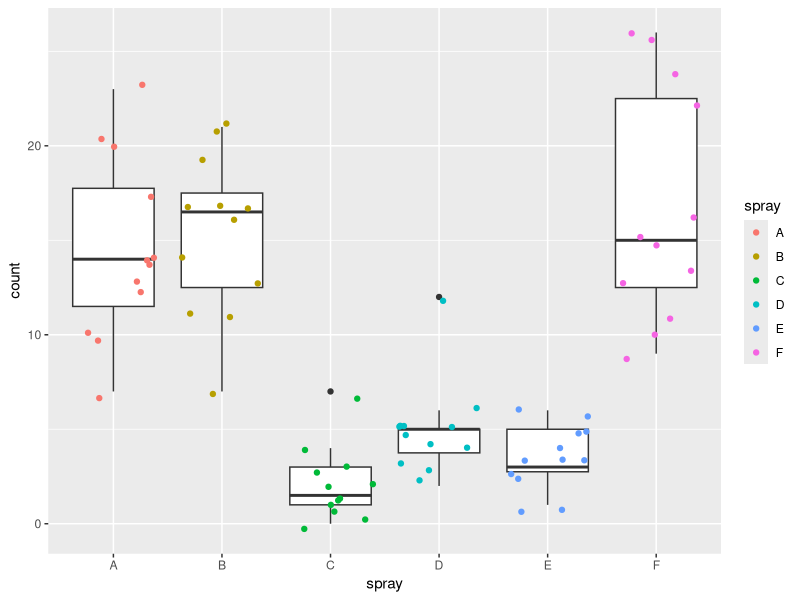
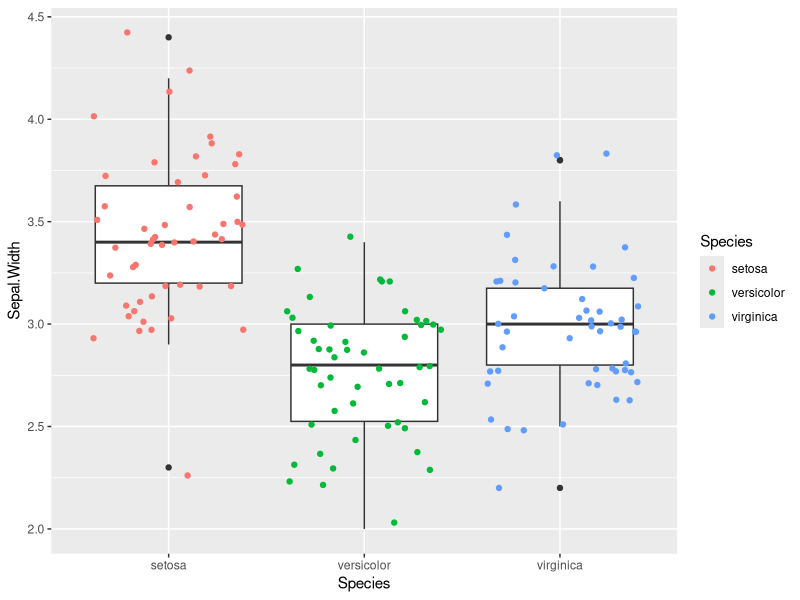
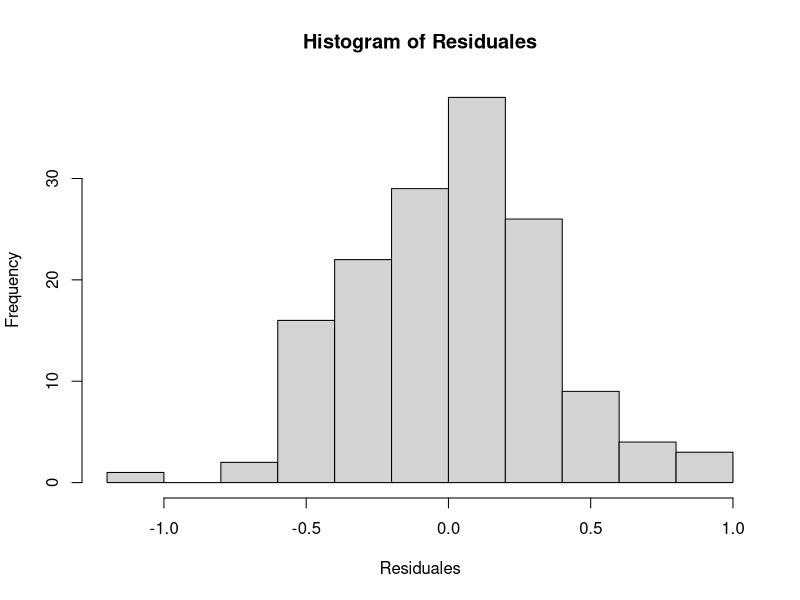
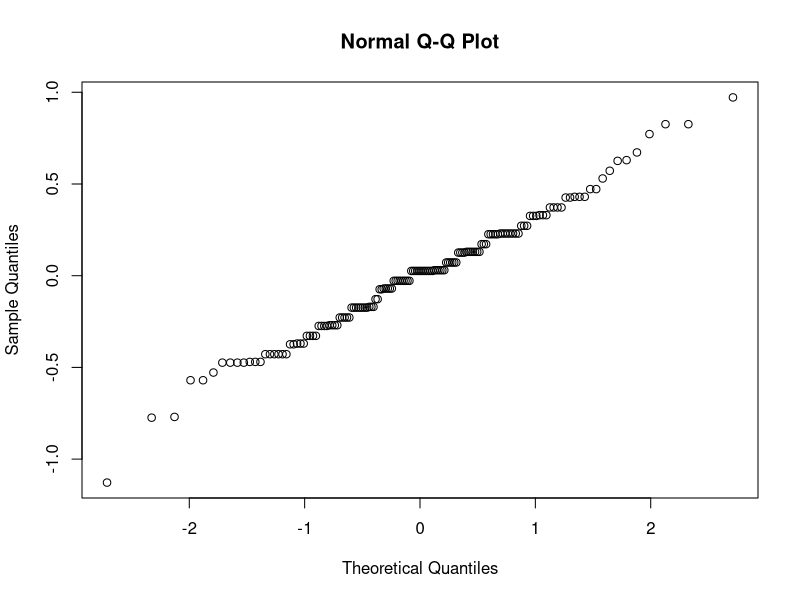
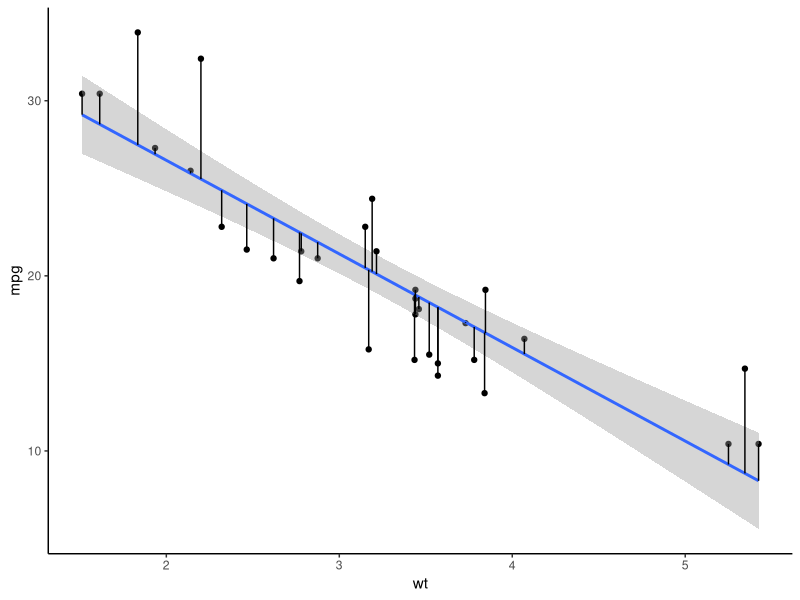

Write the R code that produced these figures, in order.
## ---- chunk 1
knitr::opts_chunk$set(echo = FALSE, warning = FALSE, message = FALSE)
suppressMessages(suppressWarnings(library(tidyverse, quietly = TRUE)))
## ---- chunk 2
ggplot(InsectSprays, aes(x = spray, y = count)) + geom_boxplot() + geom_jitter(aes(color = spray)) 
## ---- chunk 3
bartlett.test(count ~ spray, data = InsectSprays)
## ---- chunk 4
ggplot(iris, aes(x = Species, y = Sepal.Width)) + geom_boxplot() + geom_jitter(aes(color = Species)) 
## ---- chunk 5
bartlett.test(Sepal.Width ~ Species, data = iris)
## ---- chunk 6
ANOVA.Iris <- aov(Sepal.Width ~ Species, data = iris)
## ---- chunk 7
Residuales <- ANOVA.Iris$residuals
library(broom)
Resultados <- augment(ANOVA.Iris)
## ---- chunk 8
knitr::kable(head(Resultados), caption= "primeras 6 observaciones del dataframe resultante de augment", digits = 3)
## ---- chunk 9
hist(Residuales)
## ---- chunk 10
qqnorm(Residuales)
## ---- chunk 11
shapiro.test(Residuales)
## ---- chunk 12
testy <- augment(lm(mpg ~ wt, data =mtcars))
ggplot(testy, aes(x = wt, y = mpg)) + geom_point() + geom_smooth(method="lm") + geom_segment(aes(xend = wt, yend = .fitted)) + theme_classic()
